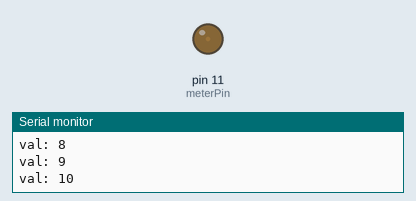
Recording of a sketch running on a simulated Arduino Uno, built with avr-gcc and run on an emulated ATmega328P. Parts: output pins drawn as LEDs (lit = HIGH), the last lines printed to the serial monitor. Random numbers use the default seed unless the sketch sets one.

Above: at 0.15 s.
At 18.9 s:
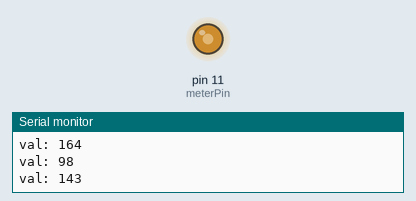
At 35.4 s:
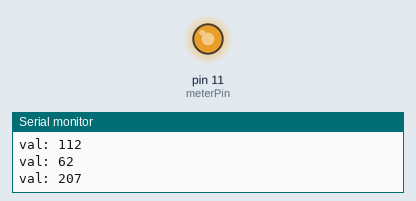
At 38.7 s:
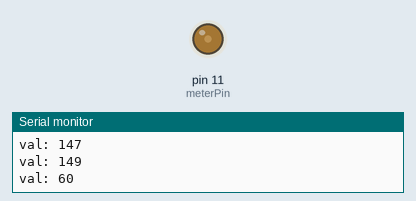
Timing chart, 0 to 40.0 s (numbered marks = the images above):
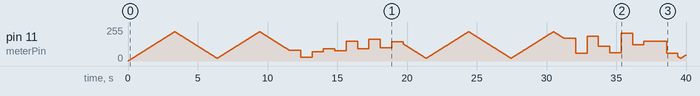

The sketch:

MeterWag.pde
```cpp
/*
 * MeterWag
 * --------
 *
 * Wag an analog meter back n forth
 *
 * On the meter from the red Radio Shack battery tester,
 * a 4.7k resistor in series with the meter (which has ~30ohm resistance)
 * gives full scale reading when analogWrite(255) is done
 * (tho my voltmeter is saying that's actually 3.75V, wtf?)
 *
 * 2008, Tod E. Kurt, http://todbot.com/
 */

#define meterPin 11   // select the pin for the meter

int delaytime = 15;
byte mode = 0;      // 0 == wag, 1 = go random
int loopcnt;

byte val = 0;       // variable to store the value coming from the sensor
byte valinc = 1;

void setup() {
  pinMode(meterPin, OUTPUT);  // declare the ledPin as an OUTPUT
  Serial.begin(19200);
}

void loop() {
  analogWrite(meterPin, val);    // move the meter
  loopcnt++;

  if( mode == 1 ) {
    val = random(20,220);
    delay(800);

    if( loopcnt==10 ) {
      mode = !mode;
      loopcnt=0;
    }
  }
  else {
    val += valinc;
    if( val==220 ) valinc = -1;
    else if( val== 20 ) valinc = 1;

    if( loopcnt==760 ) {
      mode = !mode;
      loopcnt=0;
    }
  }

  Serial.print("val: ");
  Serial.println(val, DEC);
  delay(delaytime);
}
```
